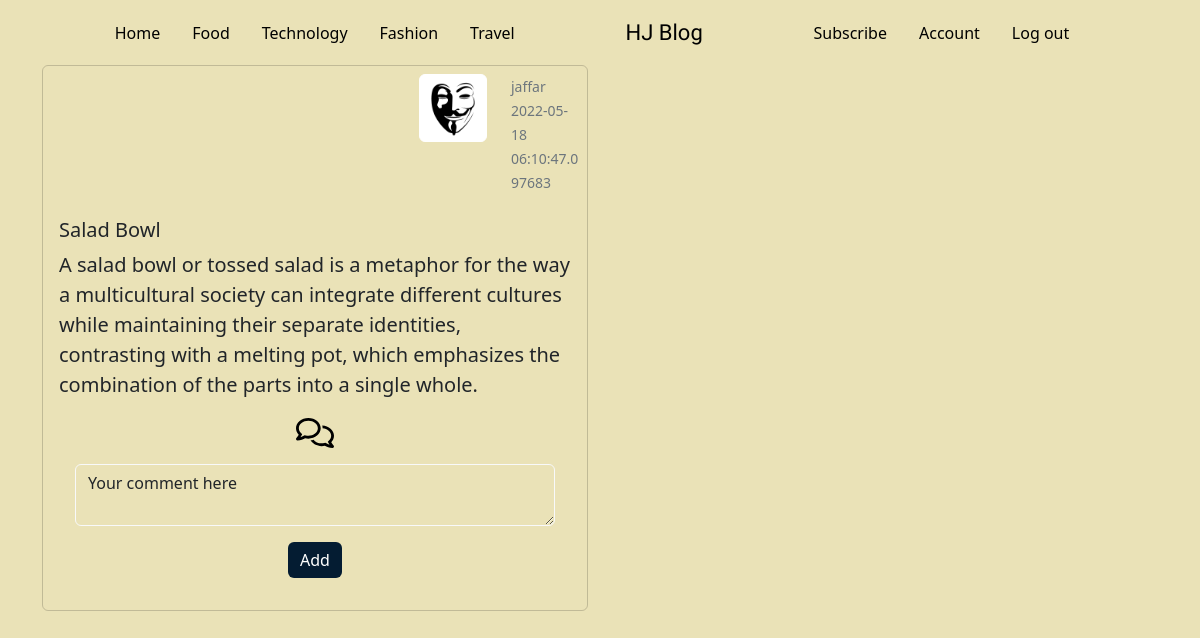
The app's page /comments/1 with its own data.
### app/models.py (models this page shows, shortened)
class User(db.Model,UserMixin):
  id=db.Column(db.Integer,primary_key=True)
  username=db.Column(db.String,nullable=False,unique=True)
  email=db.Column(db.String,nullable=False,unique=True)
  password=db.Column(db.String,nullable=False)
  image_file=db.Column(db.String(20),nullable=False,default='default.png')
  post = db.relationship('Posts', backref='author', lazy=True)

class Posts(db.Model):
  id=db.Column(db.Integer,primary_key=True)
  title=db.Column(db.String,nullable=False)
  description=db.Column(db.String,nullable=False)
  content=db.Column(db.String,nullable=False)
  blog_image=db.Column(db.String,nullable=False,)
  category= db.Column(db.String,nullable=False)
  date_created = db.Column(db.DateTime, nullable=False, default=datetime.utcnow)
  user_id = db.Column(db.Integer, db.ForeignKey('user.id'), nullable=False)
  comments = db.relationship('Comments',backref = 'posts',passive_deletes = True)

### app/posts/routes.py (the view)
@posts.route('/comments/<id>',methods=['POST', 'GET'])
def comments(id):
    form = CommentsForm()
    posts = Posts.query.filter_by(id=id).first()
    if form.validate_on_submit():
        comment=Comments(comment=form.content.data,post_id=posts.id)
        db.session.add(comment)
        db.session.commit()
        flash('Your comment was added successfully','success')
        return redirect(url_for('main.home'))
    form.content.data = "Your comment here"
    return render_template('comments.html', form=form , posts=posts)

### app/posts/forms.py
class CommentsForm(FlaskForm):
    content=TextAreaField('Content', validators=[DataRequired()])
    submit = SubmitField('Add')

### app/templates/comments.html (shortened to what this page needs)
{% extends 'layout.html' %}
{% block body %}
<div class="container">
    <div class="row row-cols-1 row-cols-md-2 g-4">
      <div class="col ">
        <div class="card">
            <div class="row  p-2">
                <div class="col-md-8"></div>
              <div class="col-md-2">
                  <img src="{{url_for('static', filename='/profiles/'+posts.author.image_file)}}" class="img-thumbnail img-fluid border border-white" alt="Profile picture" >
              </div>
              <div class="col-md-2 mx-auto mt-auto mb-auto text-muted">
                  <small>{{posts.author.username}}</small>
                  <br>
                  <small>{{posts.date_created}}</small>
              </div>
            </div>
          <div class="card-body">
            <h5 class="card-title">{{posts.title}}</h5>
            <p class="card-text lead">{{posts.description}}</p>
            <div class="d-flex justify-content-around">
              <a  data-bs-toggle="collapse" href="#comments{{posts.id}}" class="lead text-decoration-none ">
                <img src="{{url_for('static',filename='/assets/comment.svg')}}" height="30" alt="">
              </a>
            </div>
            <div id="comments{{posts.id}}">
              <div class="m-3">
                <form action="" method="post">
                  <div class="form-group">
                          {% if form.content.errors %}
                          {{form.content(class='form-control is-invalid')}}
                              {% for error in form.email.errors %}
                                  <div class="invalid-feedback">
                                      {{error}}
                                  </div>
                              {% endfor %}
                      {% else %}
                          {{form.content(class='form-control bg-transparent border border-light')}}
                      {% endif %}
                  </div>
                  <div class="text-center mt-3">
                    {{form.submit(class='btn btn-outline post_submit')}}
                </div>
              </div>
            </div>
          </div>
        </div>
      </div>
</div>
{% endblock %}

### app/static/main.css (style rules this page uses)
* { margin: 0; padding: 0; box-sizing: border-box; }
body { background-color:#EAE2B7 ; }
.card { background-color: transparent; }
.post_submit { background-color: #041C32; color: #FFFFFF; border: none; }

### records on screen
User: image_file (placeholder picture), author.username "jaffar"
Posts: date_created "2022-05-18 06:10:47.097683", title "Salad Bowl", description "A salad bowl or tossed salad is a metaphor for the way a multicultural society can integrate different cultures while maintaining their separate identities, contrasting with a melting pot, which emphasizes the combination of the parts into a single whole."
